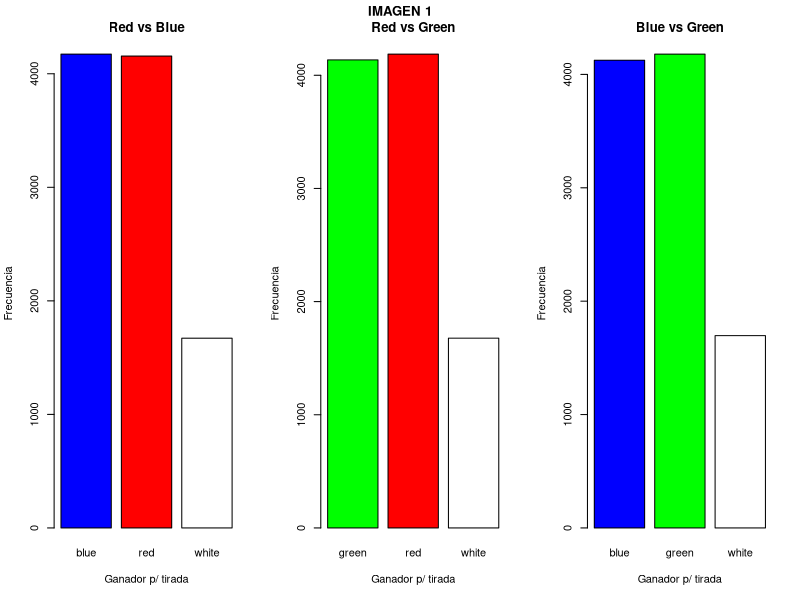
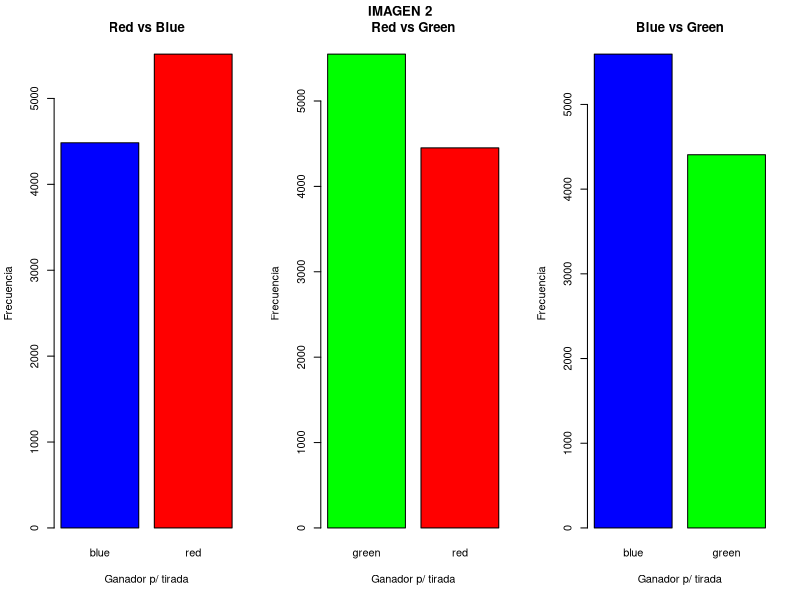
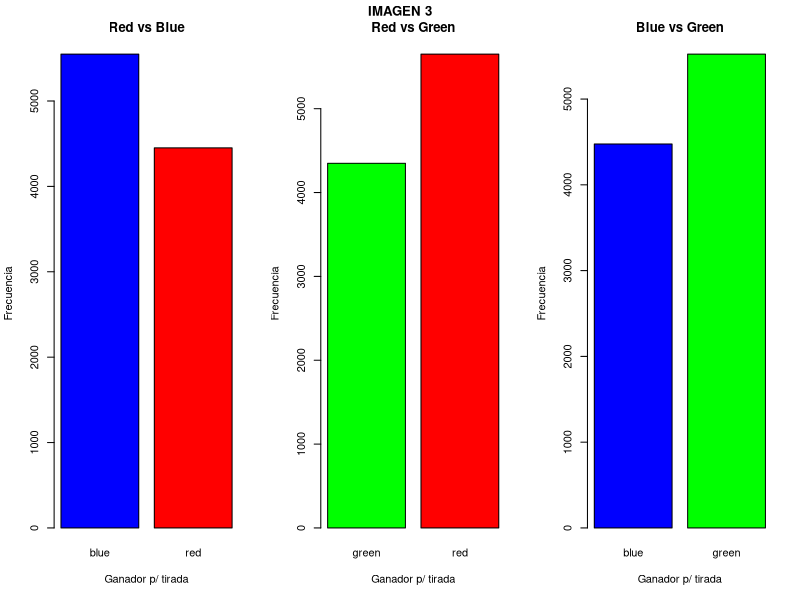
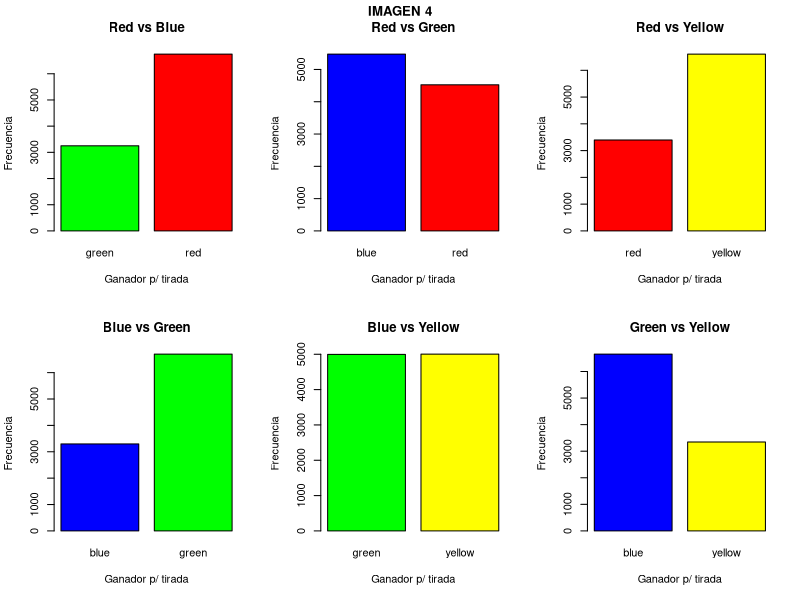

Write the R code that produced these figures, in order.
#Pseudoclase dado
dado<-function(caras,nombre){
    d<-list("caras"=caras,"nom"=nombre)
    class(d)<-"dado"
    return(d)
}

print.dado<-function(d){
    cat(d$nom,"\n")
    nc<-length(d$caras)
    cat("╔",rep("═╦",nc-1),"═╗\n",sep="")
    for(i in 1:nc) cat("║",d$caras[i],sep="")
    cat("║\n")
    cat("╚",rep("═╩",nc-1),"═╝\n",sep="")
}

tirar<-function(d,n=1){
    s<-sample(d$caras,size=n,replace=TRUE)
    t<-sum(s)
    r<-list("s"=s,"t"=t,"nom"=d$nom)
    return(r)
}

gana<-function(s1,s2){
    res<-ifelse(s1$t<s2$t,s2$nom,
	ifelse(s1$t>s2$t,s1$nom,"white"))
    return(res)
}

ciclos<-10000

#--------------------
#Comienza simulación
#--------------------

# Dados normales
dado1<-dado(1:6,"red")
dado2<-dado(1:6,"blue")
dado3<-dado(1:6,"green")

r1vs2<-character()
r1vs3<-character()
r2vs3<-character()

for(i in 1:ciclos){
    d1<-tirar(dado1)
    d2<-tirar(dado2)
    d3<-tirar(dado3)
    r1vs2<-c(r1vs2,gana(d1,d2))
    r1vs3<-c(r1vs3,gana(d1,d3))
    r2vs3<-c(r2vs3,gana(d2,d3))
}

t1vs2<-table(r1vs2)
t1vs3<-table(r1vs3)
t2vs3<-table(r2vs3)

pdf("dadosNormales.pdf")
par(mfrow=c(1,3))
barplot(t1vs2,main="Red vs Blue",col=names(t1vs2),ylab="Frecuencia",xlab="Ganador p/ tirada",
        names.arg=names(t1vs2))
barplot(t1vs3,main="Red vs Green",col=names(t1vs3),ylab="Frecuencia",xlab="Ganador p/ tirada",
        names.arg=names(t1vs3))
barplot(t2vs3,main="Blue vs Green",col=names(t2vs3),ylab="Frecuencia",xlab="Ganador p/ tirada",
        names.arg=names(t2vs3))
title("IMAGEN 1", outer = TRUE, line = -1.2)
dev.off()

# Dados no transitivos
dado1<-dado(c(2,2,4,4,9,9),"red")
dado2<-dado(c(1,1,6,6,8,8),"blue")
dado3<-dado(c(3,3,5,5,7,7),"green")

r1vs2<-character()
r1vs3<-character()
r2vs3<-character()

for(i in 1:ciclos){
    d1<-tirar(dado1)
    d2<-tirar(dado2)
    d3<-tirar(dado3)
    r1vs2<-c(r1vs2,gana(d1,d2))
    r1vs3<-c(r1vs3,gana(d1,d3))
    r2vs3<-c(r2vs3,gana(d2,d3))
}

t1vs2<-table(r1vs2)
t1vs3<-table(r1vs3)
t2vs3<-table(r2vs3)

pdf("dadosNoTransitivos.pdf")
par(mfrow=c(1,3))
barplot(t1vs2,main="Red vs Blue",col=names(t1vs2),ylab="Frecuencia",xlab="Ganador p/ tirada",
        names.arg=names(t1vs2))
barplot(t1vs3,main="Red vs Green",col=names(t1vs3),ylab="Frecuencia",xlab="Ganador p/ tirada",
        names.arg=names(t1vs3))
barplot(t2vs3,main="Blue vs Green",col=names(t2vs3),ylab="Frecuencia",xlab="Ganador p/ tirada",
        names.arg=names(t2vs3))
title("IMAGEN 2", outer = TRUE, line = -1.2)
dev.off()


dado1<-dado(c(1,1,5,5,9,9),"red")
dado2<-dado(c(2,2,6,6,7,7),"blue")
dado3<-dado(c(3,3,4,4,8,8),"green")

# Imprime el dado
#print(dado1)

d1<-tirar(dado1,2)
d2<-tirar(dado2,2)
d3<-tirar(dado3,2)


# Ver que dado es mayor
r1vs2<-character()
r1vs3<-character()
r2vs3<-character()

for(i in 1:ciclos){
    d1<-tirar(dado1)
    d2<-tirar(dado2)
    d3<-tirar(dado3)
    r1vs2<-c(r1vs2,gana(d1,d2))
    r1vs3<-c(r1vs3,gana(d1,d3))
    r2vs3<-c(r2vs3,gana(d2,d3))
}

#ver estructura de tiradas
#str(table$r1vs2)
#str(table$r1vs3)
#str(table$r2vs3)

t1vs2<-table(r1vs2)
t1vs3<-table(r1vs3)
t2vs3<-table(r2vs3)

# Preparar la pantalla para guardar 3 gráficos, lo que salga a la pantalla guardarlo en un archivo pdf
pdf("dadosNoTransitivos_2Tiradas.pdf")
par(mfrow=c(1,3))
#crear un barplot el cual tenga de color los nombres, un titulo deacuerdo a la tabla
# y nombres en los ejes x y y de acuerdo a la tabla
# en el tope de las barras se debe mostrar la frecuencia
barplot(t1vs2,main="Red vs Blue",col=names(t1vs2),ylab="Frecuencia",xlab="Ganador p/ tirada",
        names.arg=names(t1vs2))
barplot(t1vs3,main="Red vs Green",col=names(t1vs3),ylab="Frecuencia",xlab="Ganador p/ tirada",
        names.arg=names(t1vs3))
barplot(t2vs3,main="Blue vs Green",col=names(t2vs3),ylab="Frecuencia",xlab="Ganador p/ tirada",
        names.arg=names(t2vs3))
title("IMAGEN 3", outer = TRUE, line = -1.2)
#cerrar el archivo pdf
dev.off()

# Dados de efron
dado1<-dado(c(4,4,4,4,0,0),"red")
dado2<-dado(c(3,3,3,3,3,3),"green")
dado3<-dado(c(6,6,2,2,2,2),"blue")
dado4<-dado(c(5,5,5,1,1,1),"yellow")

r1vs2<-character()
r1vs3<-character()
r1vs4<-character()
r2vs3<-character()
r2vs4<-character()
r3vs4<-character()

for(i in 1:ciclos){
    d1<-tirar(dado1)
    d2<-tirar(dado2)
    d3<-tirar(dado3)
    d4<-tirar(dado4)
    r1vs2<-c(r1vs2,gana(d1,d2))
    r1vs3<-c(r1vs3,gana(d1,d3))
    r1vs4<-c(r1vs4,gana(d1,d4))
    r2vs3<-c(r2vs3,gana(d2,d3))
    r2vs4<-c(r2vs4,gana(d2,d4))
    r3vs4<-c(r3vs4,gana(d3,d4))
}

t1vs2<-table(r1vs2)
t1vs3<-table(r1vs3)
t1vs4<-table(r1vs4)
t2vs3<-table(r2vs3)
t2vs4<-table(r2vs4)
t3vs4<-table(r3vs4)

pdf("dadosNoTransitivosEfron.pdf")
par(mfrow=c(2,3))
barplot(t1vs2,main="Red vs Blue",col=names(t1vs2),ylab="Frecuencia",xlab="Ganador p/ tirada",
        names.arg=names(t1vs2))
barplot(t1vs3,main="Red vs Green",col=names(t1vs3),ylab="Frecuencia",xlab="Ganador p/ tirada",
        names.arg=names(t1vs3))
barplot(t1vs4,main="Red vs Yellow",col=names(t1vs4),ylab="Frecuencia",xlab="Ganador p/ tirada",
        names.arg=names(t1vs4))
barplot(t2vs3,main="Blue vs Green",col=names(t2vs3),ylab="Frecuencia",xlab="Ganador p/ tirada",
        names.arg=names(t2vs3))
barplot(t2vs4,main="Blue vs Yellow",col=names(t2vs4),ylab="Frecuencia",xlab="Ganador p/ tirada",
        names.arg=names(t2vs4))
barplot(t3vs4,main="Green vs Yellow",col=names(t3vs4),ylab="Frecuencia",xlab="Ganador p/ tirada",
        names.arg=names(t3vs4))
title("IMAGEN 4", outer = TRUE, line = -1.2)
dev.off()

# -----
